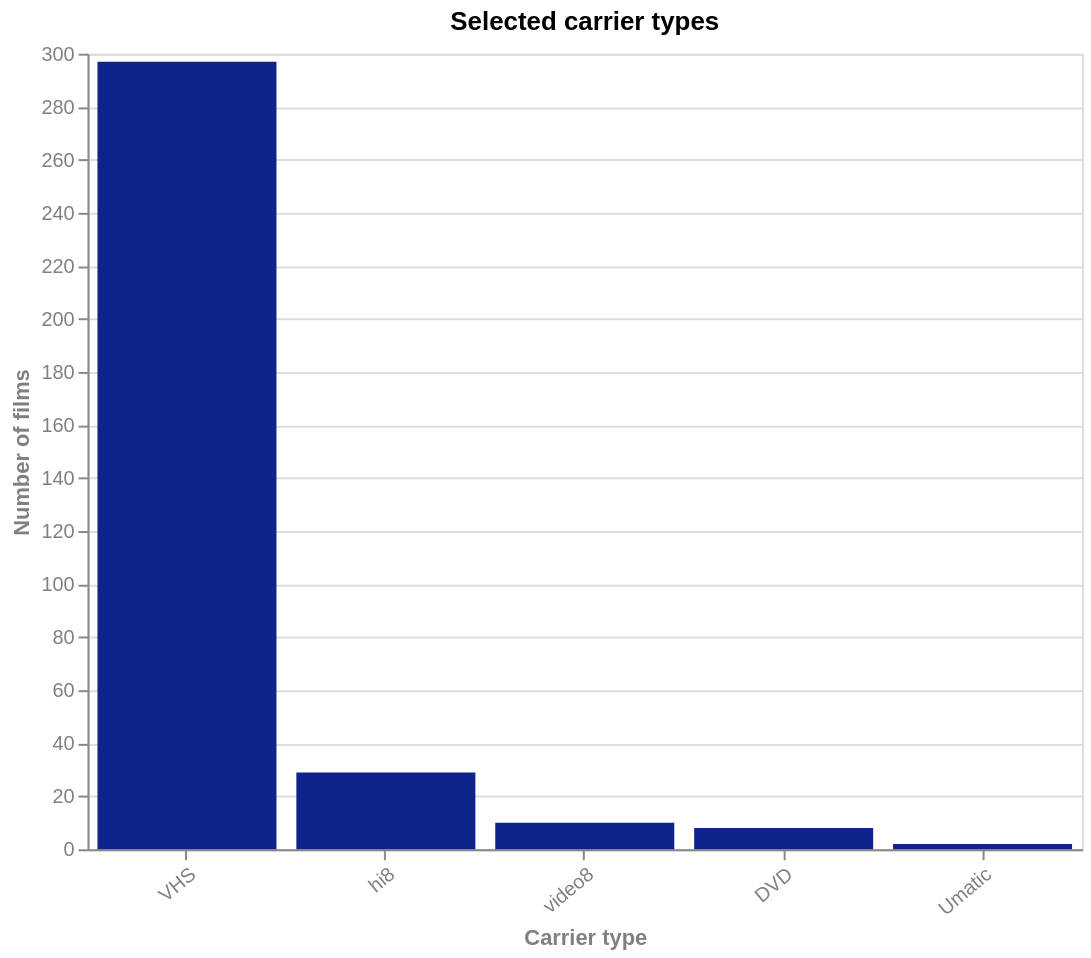

Express this chart as Vega-Lite.
### Vega-Lite specification from a JSON file in a GitHub repository (floating-point values rounded to 4 significant figures)
{"$schema": "https://vega.github.io/schema/vega-lite/v5.json", "title": "Selected carrier types", "description": "Number of films per carrier type (for selected carrier types)", "width": 500, "height": 400, "data": {"values": [{"Carrier type": "VHS", "Number of films": 297}, {"Carrier type": "hi8", "Number of films": 29}, {"Carrier type": "video8", "Number of films": 10}, {"Carrier type": "Umatic", "Number of films": 2}, {"Carrier type": "DVD", "Number of films": 8}]}, "mark": {"type": "bar", "binSpacing": 1, "tooltip": true}, "encoding": {"x": {"field": "Carrier type", "type": "nominal", "title": "Carrier type", "sort": "-y"}, "y": {"field": "Number of films", "type": "quantitative", "title": "Number of films"}, "color": {"value": "#0F238C"}}, "config": {"countTitle": "Count", "axisX": {"labelAngle": -40, "titleColor": "grey", "labelColor": "grey"}, "axisY": {"titleColor": "grey", "labelColor": "grey"}}}
